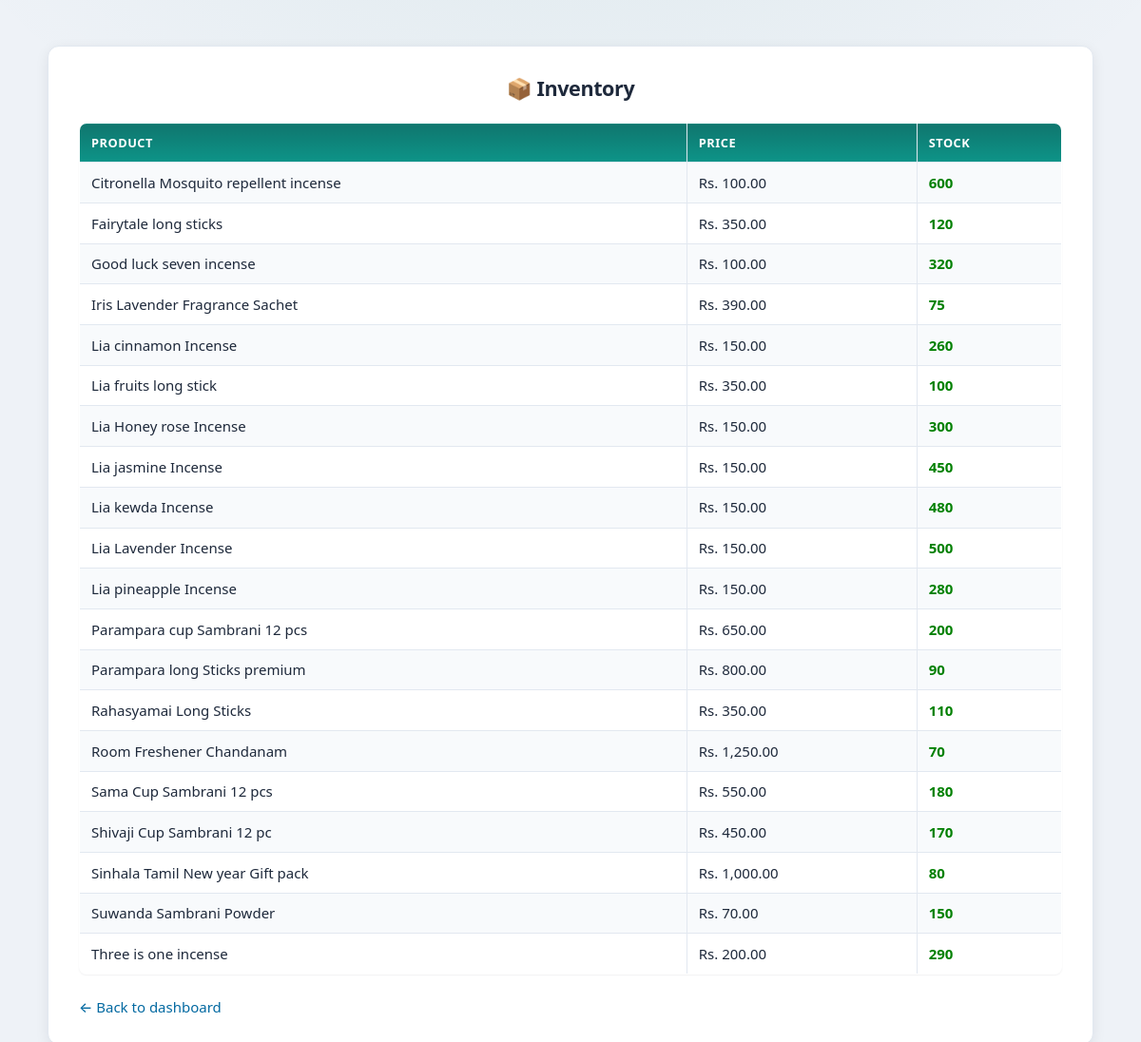
The app's page /inventory.php (signed in) with its own data.
### tables this page shows
CREATE TABLE IF NOT EXISTS `product` (
  `product_id` int NOT NULL AUTO_INCREMENT,
  `product_name` varchar(100) NOT NULL,
  `unit_price` decimal(10,2) NOT NULL,
  `category_id` int NOT NULL,
  `status` varchar(20) DEFAULT 'active',
  PRIMARY KEY (`product_id`),
  UNIQUE KEY `product_name` (`product_name`),
  KEY `category_id` (`category_id`)
);

### includes/roles.php (called while the page is built, shortened)
<?php
function normalize_user_role($role)
{
    $r = strtolower(trim(preg_replace('/\s+/', '_', (string) $role)));
    return $r;
}
function role_dashboard_path($role)
{
    $role = normalize_user_role($role);
    switch ($role) {
        case 'admin':
            return 'admin/dashboard.php';
    }
}

### inventory.php (the view, shortened to what this page needs)
<?php
include 'includes/config.php';
$result = mysqli_query($conn, "
SELECT
    p.product_name,
    p.unit_price,
    COALESCE(i.stock_quantity, 0) AS stock
FROM product p
LEFT JOIN inventory i ON p.product_id = i.product_id
WHERE p.status = 'active'
ORDER BY p.product_name ASC
");
?>
<!DOCTYPE html>
<html>
<head>
    <link rel="stylesheet" href="style.css">
</head>
<body>
<div class="login-box">
<h2>📦 Inventory</h2>
<table border="1" width="100%" cellpadding="10">
<tr>
    <th>Product</th>
    <th>Price</th>
    <th>Stock</th>
</tr>
<?php while($row = mysqli_fetch_assoc($result)){ ?>
<tr>
    <td><?= htmlspecialchars($row['product_name']); ?></td>
    <td>Rs. <?= number_format($row['unit_price'], 2); ?></td>
    <td>
        <?php
        $stock = (int)$row['stock'];
        if($stock == 0){
            echo "<span class='out'>Out (0)</span>";
        }
        elseif($stock <= 10){
            echo "<span class='low'>Low ($stock)</span>";
        }
        elseif($stock <= 30){
            echo "<span class='medium'>$stock</span>";
        }
        else{
            echo "<span class='good'>$stock</span>";
        }
        ?>
    </td>
</tr>
<?php } ?>
</table>
<br>
<a href="<?= htmlspecialchars(APP_BASE . '/' . role_dashboard_path($_SESSION['role'])); ?>">
    ← Back to dashboard
</a>
</div>
</body>
</html>

### style.css (style rules this page uses)
:root { --color-bg: #eef2f7; --color-bg-elevated: #ffffff; --color-text: #1e293b; --color-text-muted: #64748b; --color-primary: #0f766e; --color-primary-hover: #0d9488; --color-primary-soft: rgba(15, 118, 110, 0.12); --color-accent: #0369a1; --color-border: #e2e8f0; --color-success: #15803d; --color-danger: #b91c1c; --color-warning-bg: #fff7ed; --shadow-sm: 0 1px 2px rgba(15, 23, 42, 0.06); --shadow-md: 0 4px 14px rgba(15, 23, 42, 0.08); --shadow-lg: 0 12px 40px rgba(15, 23, 42, 0.1); --radius: 12px; --radius-sm: 8px; --font: system-ui, -apple-system, "Segoe UI", Roboto, "Helvetica Neue", Arial, sans-serif; --max-content: 1100px; }
*, *::before, *::after { box-sizing: border-box; }
html { -webkit-text-size-adjust: 100%; }
body { margin: 0; min-height: 100vh; padding: 1rem 1.25rem 2rem; font-family: var(--font); font-size: 15px; line-height: 1.5; color: var(--color-text); background: var(--color-bg); background-image: radial-gradient(ellipse 120% 80% at 50% -20%, rgba(15, 118, 110, 0.08), transparent 50%); }
h2 { margin: 0 0 1rem; font-weight: 600; font-size: 1.35rem; letter-spacing: -0.02em; text-align: center; color: var(--color-text); }
a { color: var(--color-accent); text-decoration: none; font-weight: 500; transition: color 0.15s ease; }
.login-box { width: 100%; max-width: var(--max-content); margin: 2rem auto; padding: 1.75rem 2rem; background: var(--color-bg-elevated); border-radius: var(--radius); box-shadow: var(--shadow-md); border: 1px solid var(--color-border); }
.login-box h2 { text-align: center; margin-bottom: 1.25rem; }
table { width: 100%; border-collapse: collapse; background: var(--color-bg-elevated); border-radius: var(--radius-sm); overflow: hidden; box-shadow: var(--shadow-sm); border: 1px solid var(--color-border); }
th { background: linear-gradient(180deg, #0f766e 0%, #0d9488 100%); color: #fff; padding: 0.65rem 0.75rem; text-align: left; font-size: 0.8rem; font-weight: 600; text-transform: uppercase; letter-spacing: 0.04em; }
td { padding: 0.6rem 0.75rem; border-bottom: 1px solid var(--color-border); text-align: left; }
tr:nth-child(even) { background: #f8fafc; }
tr:last-child td { border-bottom: none; }

### inventory.php (style rules this page uses)
.good { color:green; font-weight:bold; }

### records on screen
product: product_name "Citronella Mosquito repellent incense", unit_price "100.00", stock "600"
product: product_name "Fairytale long sticks", unit_price "350.00", stock "120"
product: product_name "Good luck seven incense", unit_price "100.00", stock "320"
product: product_name "Iris Lavender Fragrance Sachet", unit_price "390.00", stock "75"
product: product_name "Lia cinnamon Incense", unit_price "150.00", stock "260"
product: product_name "Lia fruits long stick", unit_price "350.00", stock "100"
product: product_name "Lia Honey rose Incense", unit_price "150.00", stock "300"
product: product_name "Lia jasmine Incense", unit_price "150.00", stock "450"
product: product_name "Lia kewda Incense", unit_price "150.00", stock "480"
product: product_name "Lia Lavender Incense", unit_price "150.00", stock "500"
product: product_name "Lia pineapple Incense", unit_price "150.00", stock "280"
product: product_name "Parampara cup Sambrani 12 pcs", unit_price "650.00", stock "200"
product: product_name "Parampara long Sticks premium", unit_price "800.00", stock "90"
product: product_name "Rahasyamai Long Sticks", unit_price "350.00", stock "110"
product: product_name "Room Freshener Chandanam", unit_price "1,250.00", stock "70"
product: product_name "Sama Cup Sambrani 12 pcs", unit_price "550.00", stock "180"
product: product_name "Shivaji Cup Sambrani 12 pc", unit_price "450.00", stock "170"
product: product_name "Sinhala Tamil New year Gift pack", unit_price "1,000.00", stock "80"
product: product_name "Suwanda Sambrani Powder", unit_price "70.00", stock "150"
product: product_name "Three is one incense", unit_price "200.00", stock "290"
